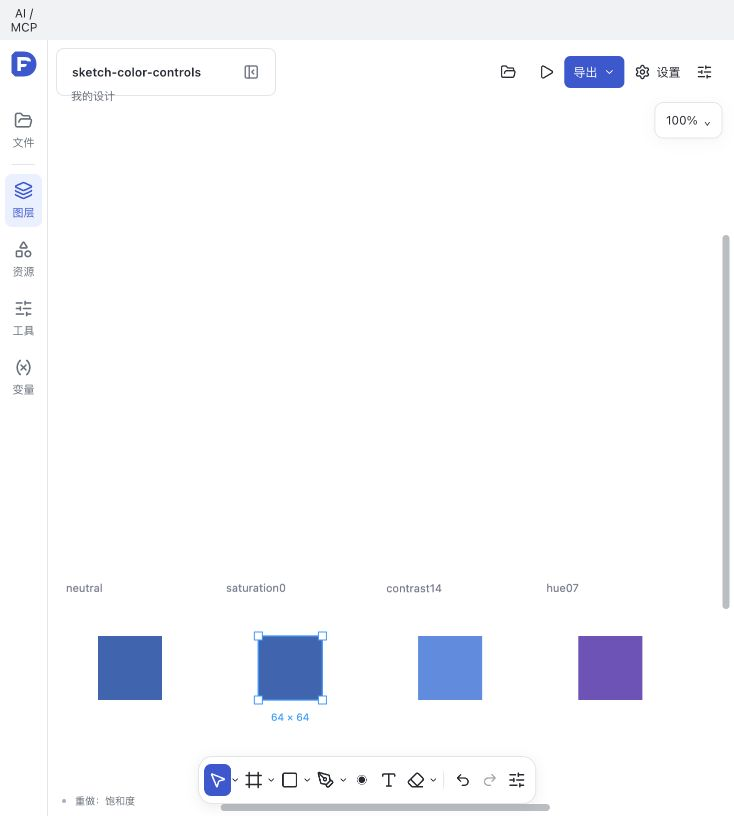
#> input picture testing/verification-sketch-canvas-support-20261026/gui-color-edited.jpg, 734 x 816 px
$ python noise-periodicity.py ../../../../../testing/verification-sketch-canvas-support-20261026/gui-color-edited.jpg
#> lines starting #> are read from the running program, lines starting #| are printed output that depends on the picture
#!/usr/bin/env python3
"""Measure lattice periodicity in Figma reference PNGs.

High-pass filters the image (2px box residual), then reports the
row/column-averaged autocorrelation at a set of lags. A tiled noise field
shows up as clearly elevated correlation at multiples of its period and
near-zero elsewhere; lag-1-around-period going negative is the lattice
signature. Used 2026-10-11 to confirm the 128px base period in the frost
4x references and to probe Board B's large blur exports for the 256px
noise Bjango measured in-app.

Usage: python3 noise-periodicity.py <image.png> [image2.png ...]
"""
import sys

import numpy as np
from PIL import Image

Image.MAX_IMAGE_PIXELS = None


def periodicity(path):
    im = np.asarray(Image.open(path).convert("L"), dtype=np.float64)
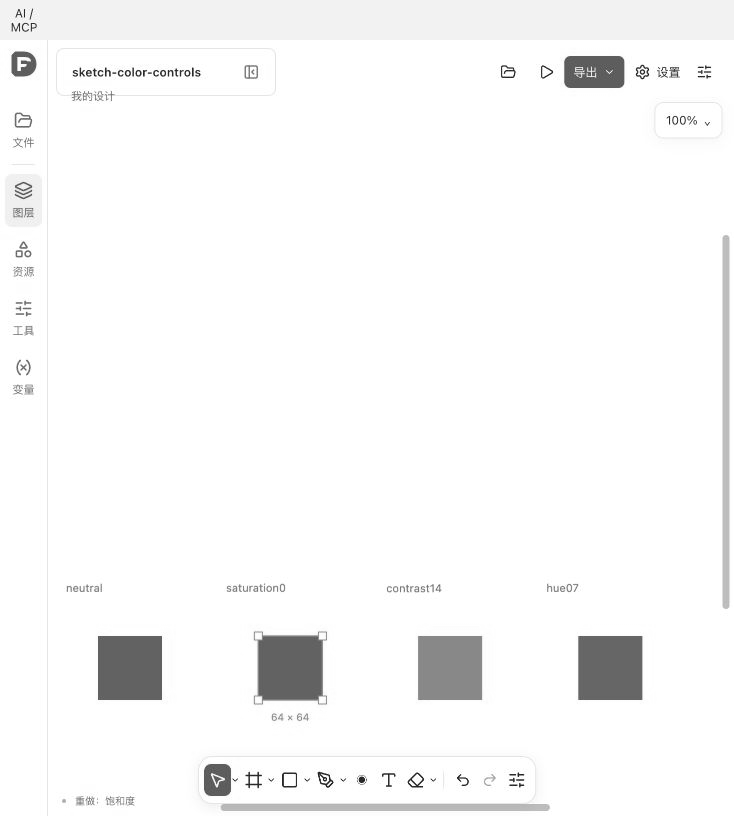
#> im: shape (816, 734) float64; min 18, max 255, mean 247.7
    h, w = im.shape
#> h = 816; w = 734
    if h < 300 or w < 300:
        return None
    pad = np.pad(im, 1, mode="edge")
    box = (
        pad[:-2, :-2] + pad[:-2, 1:-1] + pad[:-2, 2:]
        + pad[1:-1, :-2] + pad[1:-1, 1:-1] + pad[1:-1, 2:]
        + pad[2:, :-2] + pad[2:, 1:-1] + pad[2:, 2:]
    ) / 9.0
    r = im - box
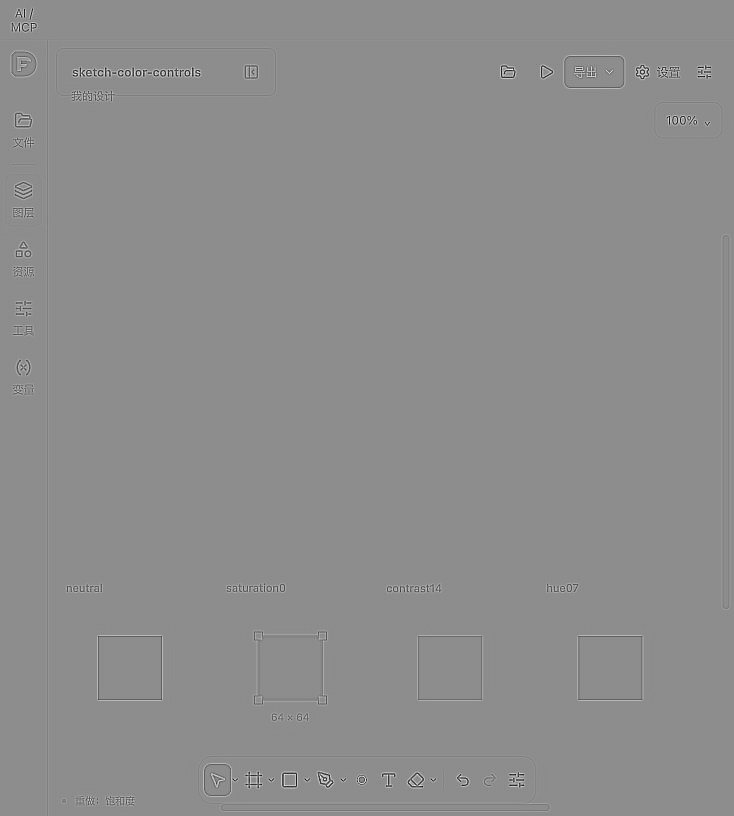
#> r: shape (816, 734) float64; min -162.3, max 130.9, mean 0; drawn with min black and max white
    r = r - r.mean()
    var = (r * r).mean()
#> var = 49.6
    if var <= 0:
        return None

    def ac(lag):
        if lag == 0:
            return 1.0
        return (r[:, : w - lag] * r[:, lag:]).mean() / var

    lags = sorted({64, 96, 128, 160, 192, 240, 255, 256, 257, 264, 288, 320, 384, 448, 512, 640})
    lags = [l for l in lags if 0 < l < min(h, w)]
    return {l: round(float(ac(l)), 4) for l in lags}


def main():
    for path in sys.argv[1:]:
        out = periodicity(path)
#> out = 16 items
        if out is None:
            print(f"{path}: <300px per side, cannot test 256 period; skipped")
            continue
        peak = max(
            (abs(v) for l, v in out.items() if l % 256 == 0),
            default=0.0,
        )
#> peak = 0.0385
        other = [abs(v) for l, v in out.items() if l % 256 != 0 and abs(l - 255) > 0 and abs(l - 257) > 0]
#> other = [0.0121, 0.0157, 0.027, 0.0617, 0.0192, 0.0127, 0.009, 0.0153, 0.073, 0.0083, 0.0207, 0.0054]
        print(f"{path}:")
        print(f"  {out}")
#|   {64: 0.0121, 96: 0.0157, 128: 0.027, 160: 0.0617, 192: 0.0192, 240: 0.0127, 255: 0.0062, 256: 0.0046, 257: 0.0135, 264: 0.009, 288: 0.0153, 320: 0.073, 384: -0.0083, 448: 0.0207, 512: 0.0385, 640: -0.0054}
        print(f"  256-multiple peaks vs others: {peak:.3f} vs {max(other) if other else 0:.3f}")
#|   256-multiple peaks vs others: 0.038 vs 0.073


if __name__ == "__main__":
    main()

$ run again, on testing/verification-sketch-canvas-support-20261026/gui-color-reopened.jpg
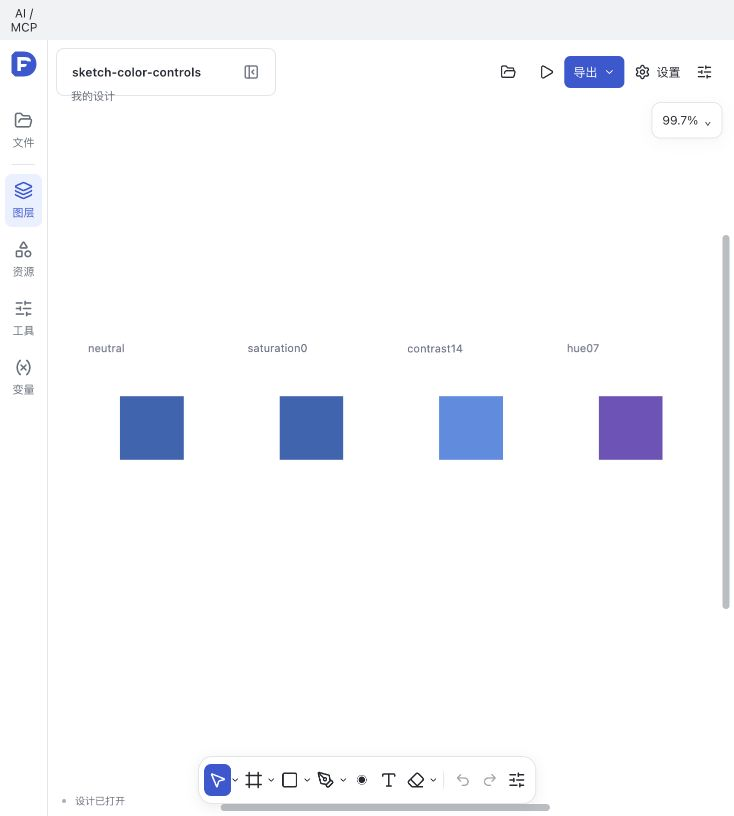
#> input picture testing/verification-sketch-canvas-support-20261026/gui-color-reopened.jpg, 734 x 816 px
#> in periodicity, `im = np.asarray(Image.open(path).convert("L"), dtype=np.float64)`:
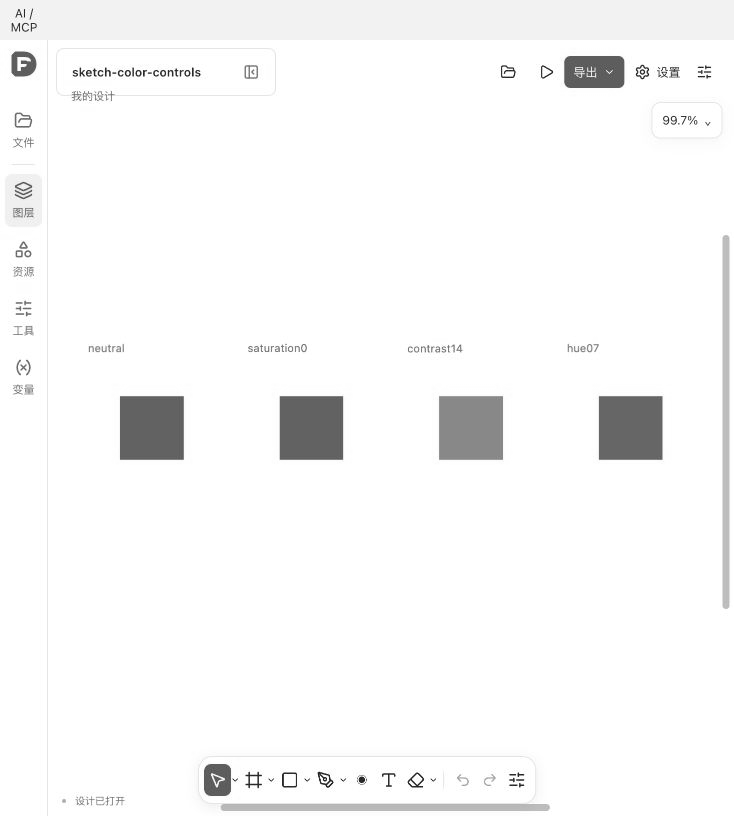
#> im: shape (816, 734) float64; min 18, max 255, mean 247.8
#> var = 47.67
#> out = 16 items
#> peak = 0.0196
#> other = [0.0118, 0.0005, 0.0346, 0.0947, 0.0323, 0.0133, 0.0102, 0.0239, 0.0302, 0.0184, 0.0149, 0.0004]
#|   {64: 0.0118, 96: 0.0005, 128: 0.0346, 160: 0.0947, 192: 0.0323, 240: 0.0133, 255: 0.0013, 256: 0.007, 257: 0.0182, 264: 0.0102, 288: 0.0239, 320: 0.0302, 384: 0.0184, 448: 0.0149, 512: 0.0196, 640: 0.0004}
#|   256-multiple peaks vs others: 0.020 vs 0.095

$ run again, on testing/verification-sketch-canvas-support-20261026/main-gui-color.jpg
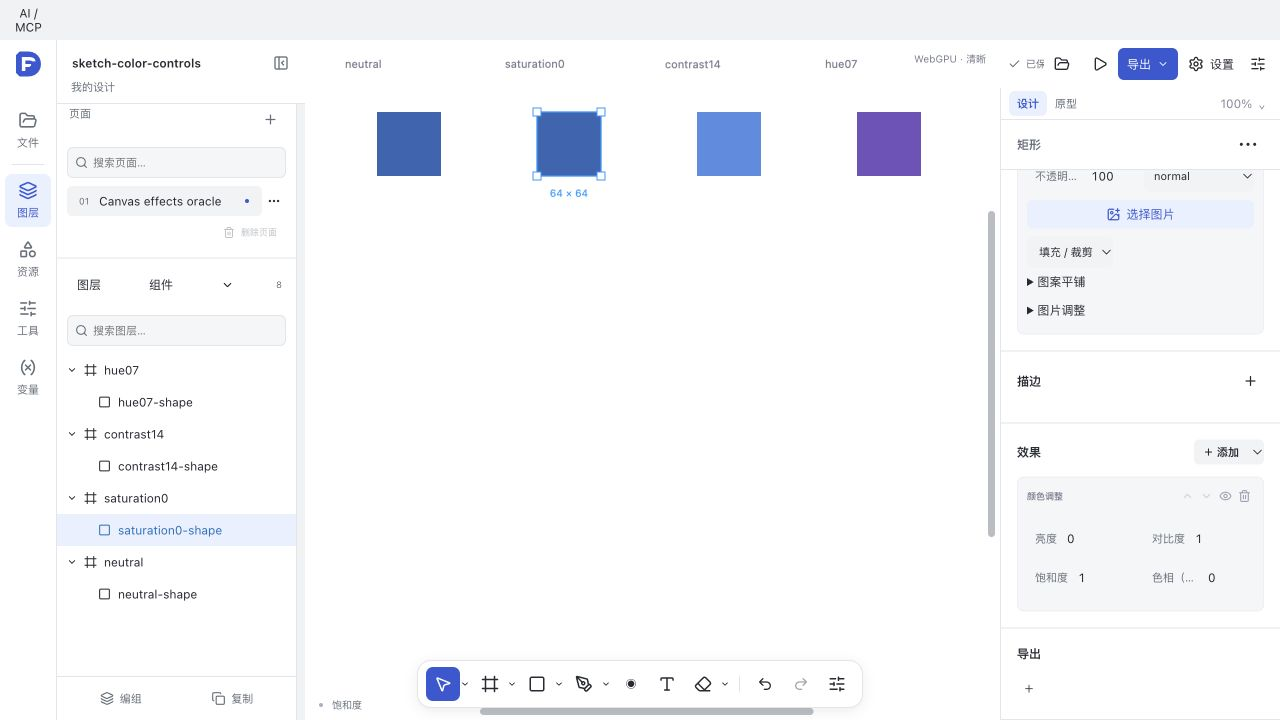
#> input picture testing/verification-sketch-canvas-support-20261026/main-gui-color.jpg, 1280 x 720 px
#> in periodicity, `im = np.asarray(Image.open(path).convert("L"), dtype=np.float64)`:
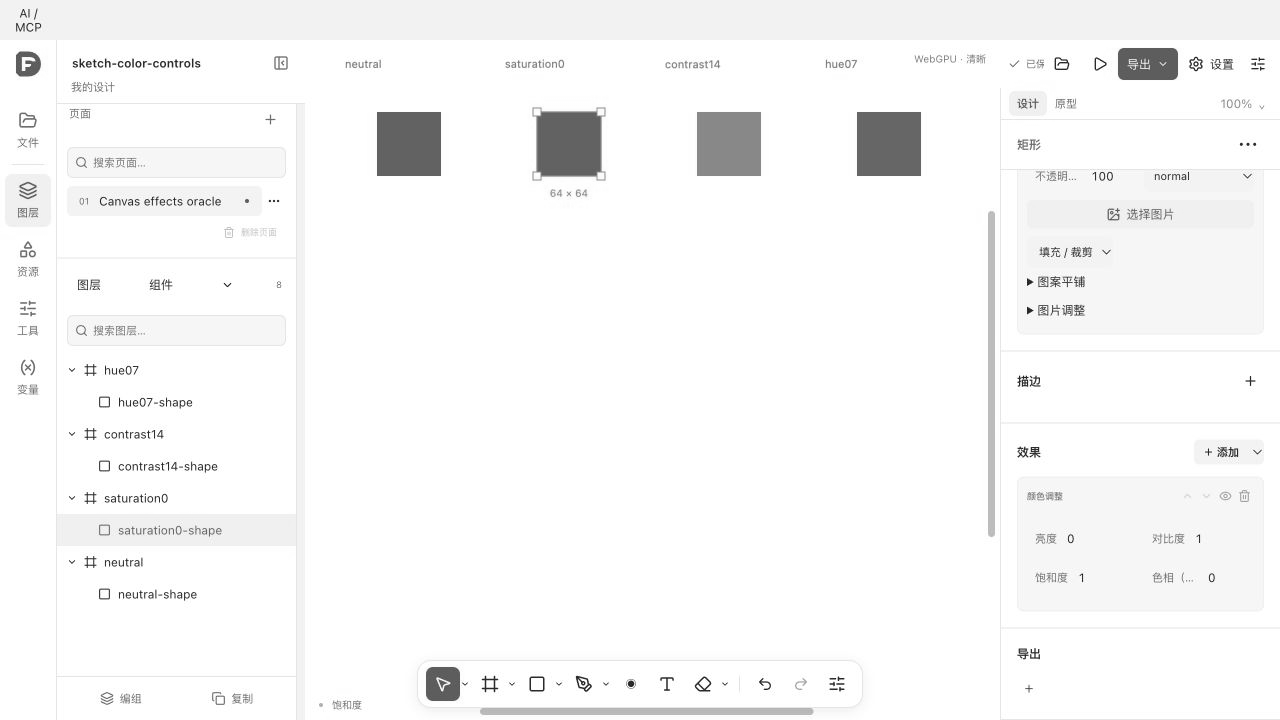
#> im: shape (720, 1280) float64; min 14, max 255, mean 247.4
#> in periodicity, `r = im - box`:
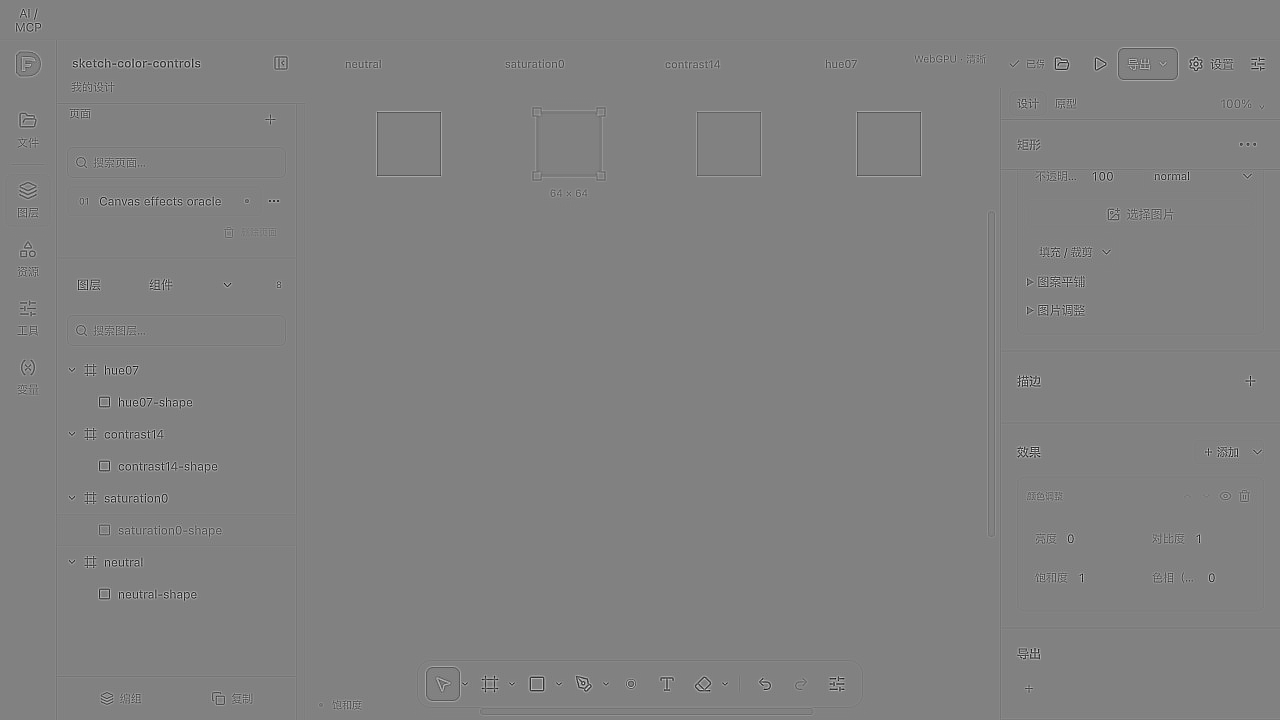
#> r: shape (720, 1280) float64; min -166.7, max 161.2, mean 0; drawn with min black and max white
#> var = 80.62
#> out = 16 items
#> peak = 0.0131
#> other = [0.0102, 0.0125, 0.0193, 0.0339, 0.014, 0.0133, 0.0036, 0.006, 0.0245, 0.0061, 0.0057, 0.0009]
#|   {64: 0.0102, 96: 0.0125, 128: 0.0193, 160: 0.0339, 192: 0.014, 240: 0.0133, 255: 0.0025, 256: 0.0006, 257: 0.0049, 264: 0.0036, 288: 0.006, 320: 0.0245, 384: -0.0061, 448: 0.0057, 512: 0.0131, 640: -0.0009}
#|   256-multiple peaks vs others: 0.013 vs 0.034
